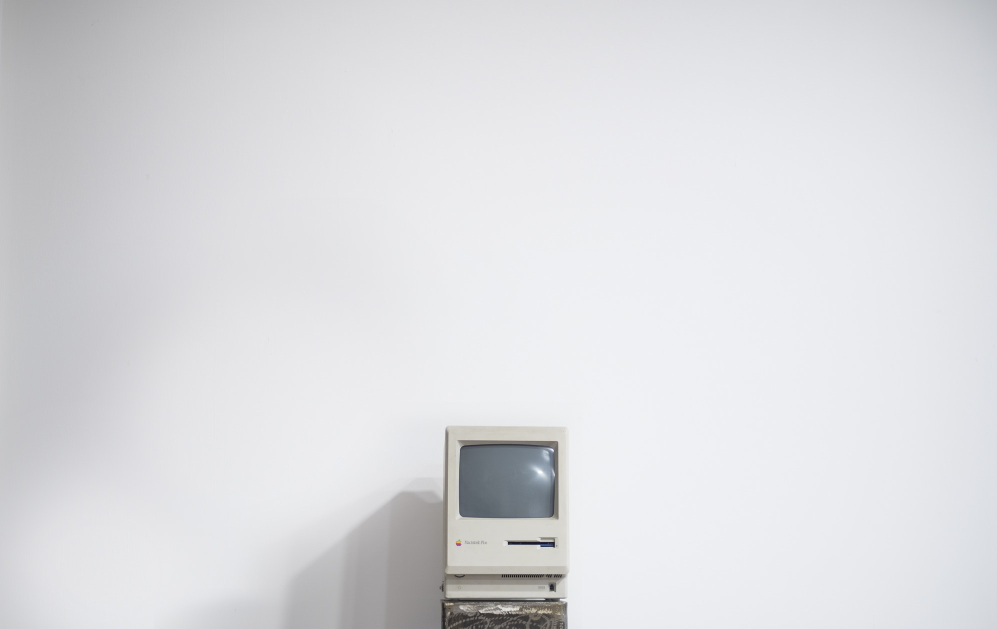
#> input picture chap16_images/example.jpg, 1993 x 1257 px, found by its file name (shown at 1/2 size)
$ python sandbox.py
#> lines starting #> are read from the running program, lines starting #| are printed output that depends on the picture; pictures that were not available may be replaced by others from this repository, and a replacement may not be noted
from PIL import Image
import math

root = 'chap16_images'

# Open images
mac = Image.open(f'{root}/example.jpg')
#> mac is the input picture: PIL image 1993x1257 RGB; mean R, G, B 220.4, 220.9, 223.8
pencils = Image.open(f'{root}/pencils.jpg')
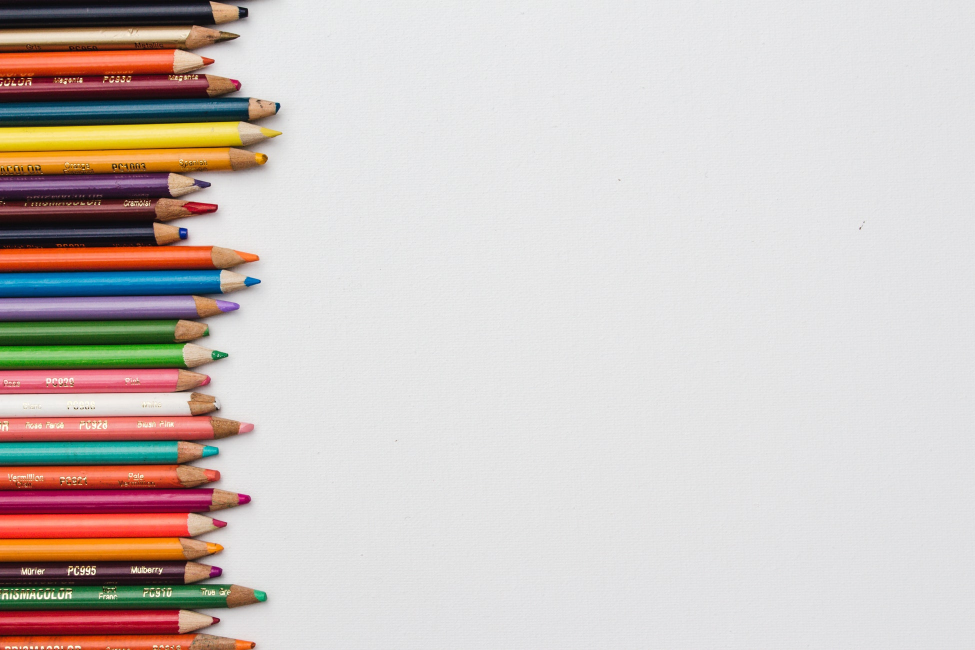
#> input picture chap16_images/pencils.jpg, 1950 x 1300 px, found by its file name (shown at 1/2 size)
#> pencils is the input picture: PIL image 1950x1300 RGB; mean R, G, B 207.4, 198.2, 194.5
cropped_mac = None


def show_image_meta():
    print(type(mac))
    print(mac)
    print(
        f'filename={mac.filename}, size={mac.size}, format={mac.format_description}')


def show_image():
    mac.show()
    pencils.show()


def crop_image():
    cropped_mac = mac.crop((mac.width * 0.4, mac.height *
                            0.6, mac.width * 0.6, mac.height))
    cropped_mac.show()
    pencils = Image.open(f'{root}/pencils.jpg')
    pencils.show()
    pencils.crop((0, 0, pencils.width / 3, pencils.height / 10)).show()


def paste_image_to_another():
    mac.paste(box=(0, 0), im=cropped_mac)
    mac.show()


def resize_image():
    pencils.resize((math.floor(pencils.width / 5),
                   math.floor(pencils.height / 5))).show()


# Rotate image
def rotate_image():
    pencils.rotate(45).show()


def transparency():
    blue = Image.open(f'{root}/blue_color.png')
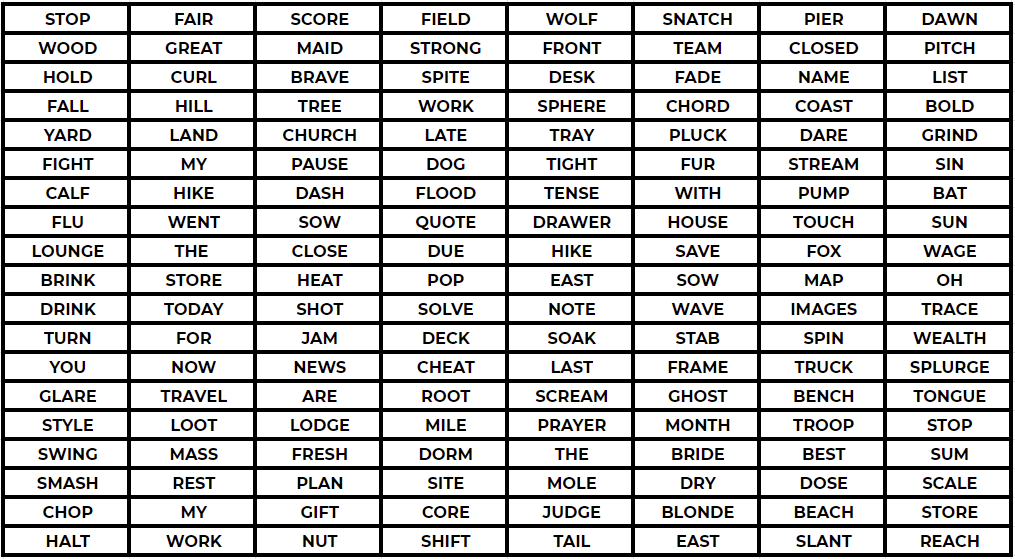
#> input picture chap16_images/word_matrix.png, 1015 x 559 px, given in place of blue_color.png, which was not available
#> blue is the input picture: PIL image 1015x559 RGBA; mean R, G, B, A 192.9, 192.7, 192.7, 255
    blue = blue.convert('RGBA')
    blue.putalpha(100)
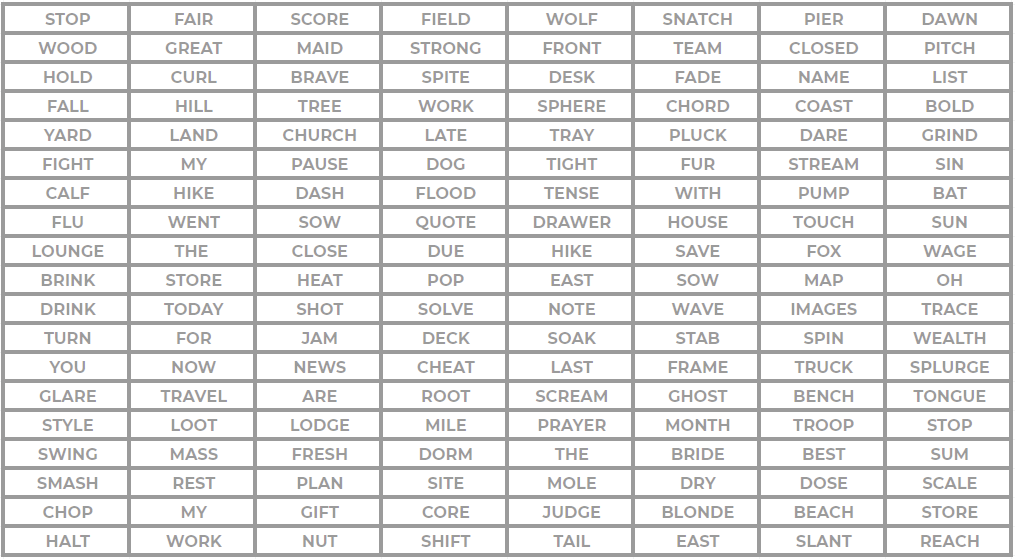
#> blue: PIL image 1015x559 RGBA; mean R, G, B, A 192.9, 192.7, 192.7, 100; transparent parts drawn white
    blue.save(f'{root}/blue_2.png')

transparency()
